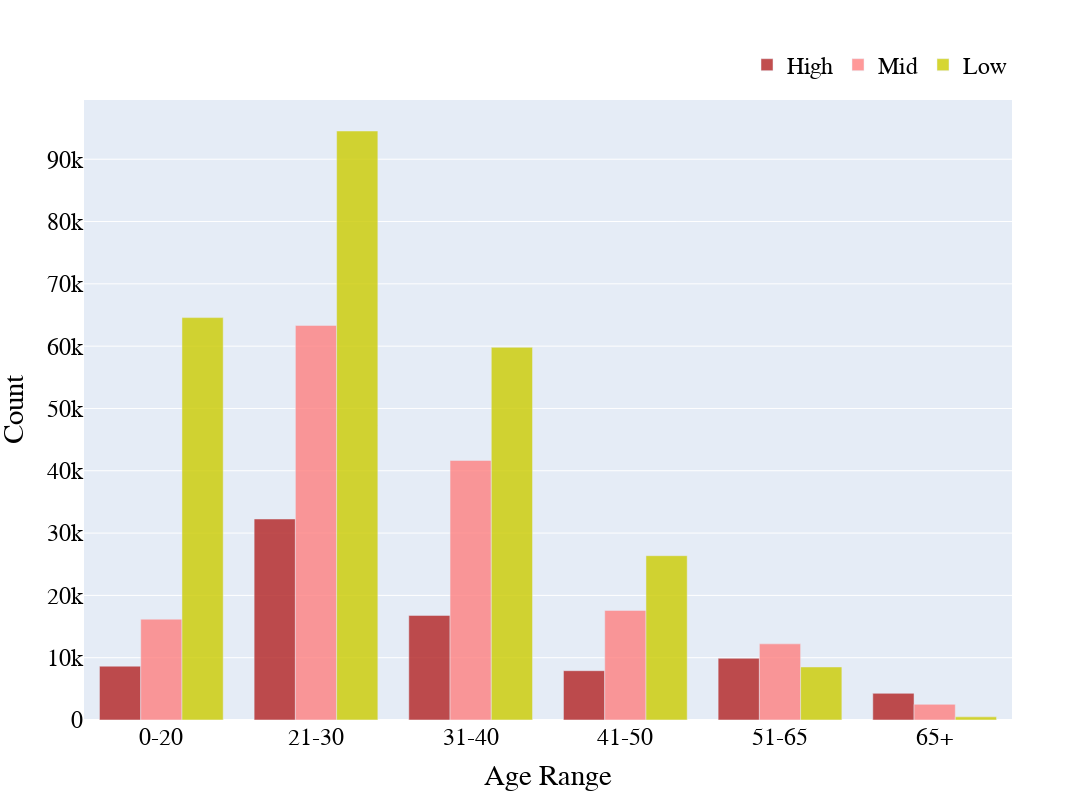

Notebook code cell kept with this figure:
### Code cell
age_range=['0-20', '21-30', '31-40', '41-50', '51-65', '65+']

risk_dict = {}
risk_dict['high'] = [0, 0, 0, 0, 0, 0]
risk_dict['mid'] = [0, 0, 0, 0, 0, 0]
risk_dict['low'] = [0, 0, 0, 0, 0, 0]
for index, row in df.iterrows():
    # print(row)
    risk = row['risk']
    age = row['answer_en']
    if(age not in age_range):
        continue
    idx = age_range.index(age)
    risk_dict[risk][idx] += row['count']

risk_dict

fig = go.Figure(data=[
    go.Bar(name='High', x=age_range, y=risk_dict['high'], marker_color='firebrick', opacity=0.8),
    go.Bar(name='Mid', x=age_range, y=risk_dict['mid'], marker_color='#ff8080', opacity=0.8),
    go.Bar(name='Low', x=age_range, y=risk_dict['low'], marker_color='#cccc00', opacity=0.8)
])
# Change the bar mode
fig.update_layout(barmode='group')
fig.update_layout(
    autosize=False,
    width=1200,
    height=800,)

fig.update_layout(
    # title="Plot Title",
    xaxis_title="Age Range",
    yaxis_title="Count",
    # legend_title="Legend Title",
)

fig.update_layout(
    font_family="Times New Roman",
    font_color="black",
    title_font_family="Times New Roman",
    title_font_color="red",
    legend_title_font_color="green",
)

fig.update_layout(legend=dict(
    orientation="h",
    yanchor="bottom",
    y=1.02,
    xanchor="right",
    x=1
))

fig.update_layout(font=dict(size=24))
fig.show()

### Figure 1 — Plotly figure (JSON) as saved in the notebook; plotly's stock layout.template omitted (floating-point values rounded to 4 significant figures)
{"data": [{"marker": {"color": "firebrick"}, "name": "High", "opacity": 0.8, "type": "bar", "x": ["0-20", "21-30", "31-40", "41-50", "51-65", "65+"], "y": [8638, 32260, 16787, 7912, 9902, 4275]}, {"marker": {"color": "#ff8080"}, "name": "Mid", "opacity": 0.8, "type": "bar", "x": ["0-20", "21-30", "31-40", "41-50", "51-65", "65+"], "y": [16185, 63323, 41655, 17592, 12218, 2514]}, {"marker": {"color": "#cccc00"}, "name": "Low", "opacity": 0.8, "type": "bar", "x": ["0-20", "21-30", "31-40", "41-50", "51-65", "65+"], "y": [64581, 94530, 59815, 26370, 8509, 503]}], "layout": {"autosize": false, "barmode": "group", "font": {"color": "black", "family": "Times New Roman", "size": 24}, "height": 800, "legend": {"orientation": "h", "title": {"font": {"color": "green"}}, "x": 1, "xanchor": "right", "y": 1.02, "yanchor": "bottom"}, "title": {"font": {"color": "red", "family": "Times New Roman"}}, "width": 1200, "xaxis": {"title": {"text": "Age Range"}}, "yaxis": {"title": {"text": "Count"}}}}
